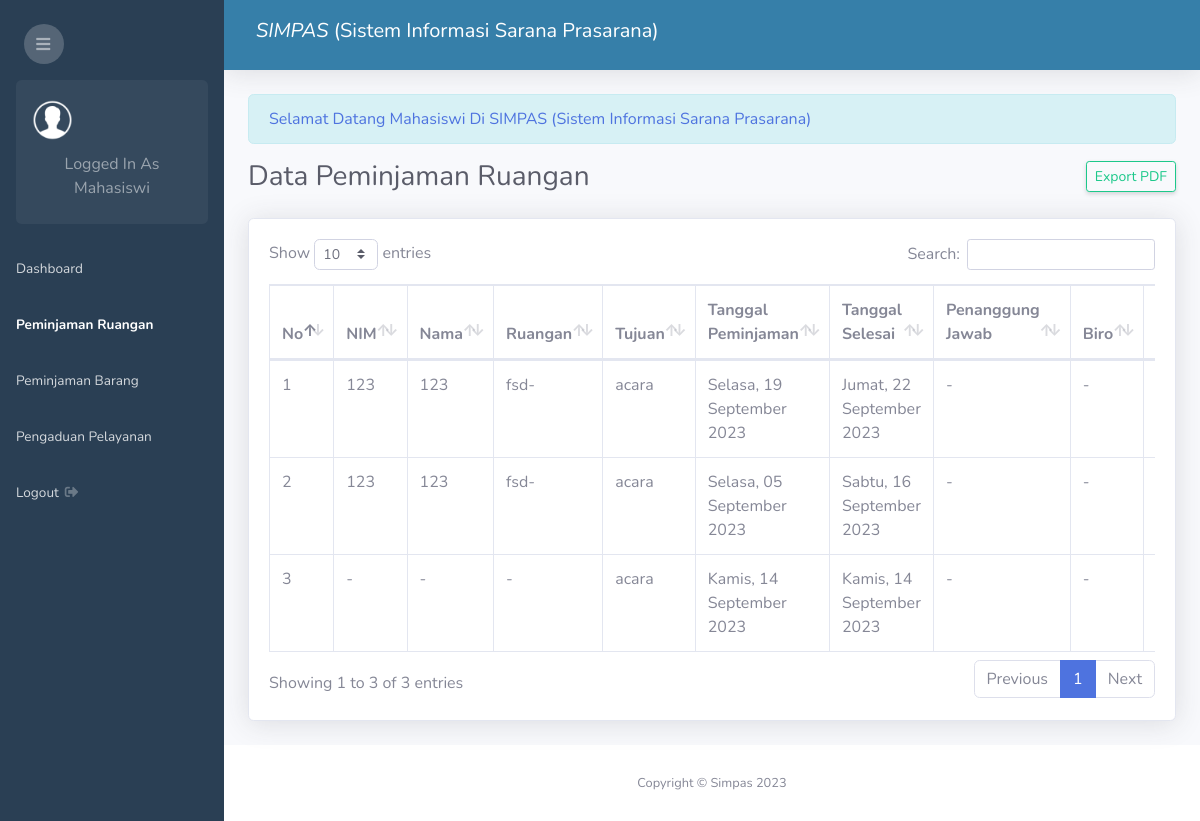
The page /admin.php?page=peminjaman-ruangan (signed in) on the database as committed earlier.
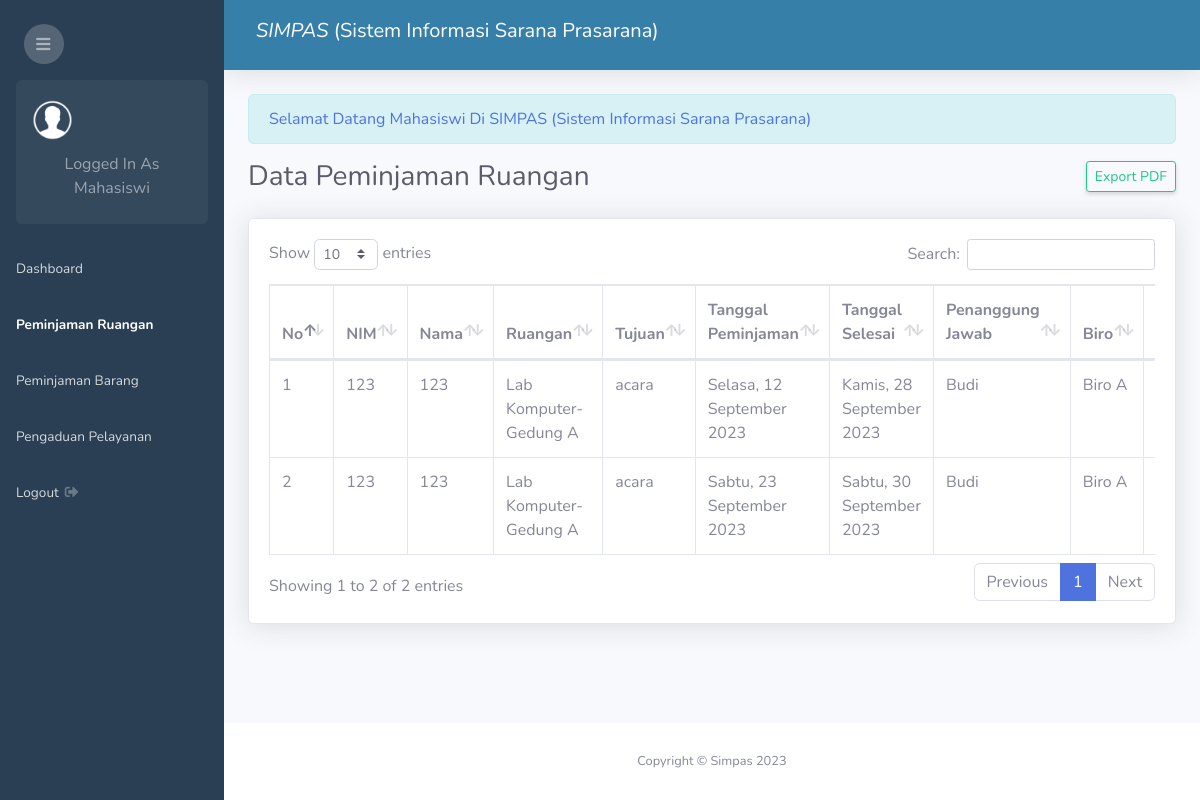
The same page on the database as committed later.
### tables this page shows
CREATE TABLE `peminjaman_ruangan` (
  `id_peminjaman_ruangan` int(11) NOT NULL,
  `mahasiswa_id` int(11) NOT NULL,
  `ruangan_id` int(11) NOT NULL,
  `tujuan` text NOT NULL,
  `tanggal_peminjaman` date NOT NULL,
  `tanggal_selesai` date NOT NULL,
  `status` enum('Approved','Disapproved','Pending','Returned') NOT NULL DEFAULT 'Pending',
  `created_at` timestamp NOT NULL DEFAULT current_timestamp(),
  `user_id` int(11) DEFAULT NULL,
  `dosen_id` int(11) NOT NULL,
  `biro_id` int(11) NOT NULL
);

CREATE TABLE `mahasiswa` (
  `id_mahasiswa` int(11) NOT NULL,
  `nama_mahasiswa` varchar(200) NOT NULL,
  `nim` varchar(50) NOT NULL,
  `semester` int(11) NOT NULL,
  `prodi` varchar(100) NOT NULL,
  `password` varchar(100) NOT NULL
);

CREATE TABLE `ruangan` (
  `id_ruangan` int(11) NOT NULL,
  `nama_ruangan` varchar(100) NOT NULL,
  `gedung_id` int(11) NOT NULL
);

CREATE TABLE `gedung` (
  `id_gedung` int(11) NOT NULL,
  `nama_gedung` varchar(100) NOT NULL
);

CREATE TABLE `dosen` (
  `id_dosen` int(11) NOT NULL,
  `nik` varchar(30) NOT NULL,
  `nama_dosen` varchar(200) NOT NULL
);

CREATE TABLE `biro` (
  `id_biro` int(11) NOT NULL,
  `nama_biro` varchar(100) NOT NULL
);

### date_formatter.php (called while the page is built, shortened)
<?php
function formatDateIndonesia2($timestamp) {
    $dateTime = new DateTime($timestamp);
    $formattedDate = $dateTime->format('l, d F Y');
    $dayTranslation = [
        'Monday'    => 'Senin',
        'Tuesday'   => 'Selasa',
        'Wednesday' => 'Rabu',
        'Thursday'  => 'Kamis',
        'Friday'    => 'Jumat',
        'Saturday'  => 'Sabtu',
        'Sunday'    => 'Minggu',
    ];
    $monthTranslation = [
        'January'   => 'Januari',
        'February'  => 'Februari',
        'March'     => 'Maret',
        'April'     => 'April',
        'May'       => 'Mei',
        'June'      => 'Juni',
        'July'      => 'Juli',
        'August'    => 'Agustus',
        'September' => 'September',
        'October'   => 'Oktober',
        'November'  => 'November',
        'December'  => 'Desember',
    ];
    foreach ($dayTranslation as $en => $id) {
        $formattedDate = str_replace($en, $id, $formattedDate);
    }
    foreach ($monthTranslation as $en => $id) {
        $formattedDate = str_replace($en, $id, $formattedDate);
    }
    return $formattedDate;
}
?>

### peminjaman_ruangan/index.php (the view, shortened to what this page needs)
<?php require 'date_formatter.php'; ?>
<div class="d-sm-flex align-items-center justify-content-between mb-4">
    <h1 class="h3 mb-0 text-gray-800">Data Peminjaman Ruangan</h1>
    <?php if($_SESSION['level'] == 'user') : ?>
        <a href="admin.php?page=tambah-peminjaman-ruangan" class="d-none d-sm-inline-block btn btn-sm btn-primary shadow-sm"> Tambah Data</a>
    <?php else: ?>
        <a href="peminjaman_ruangan/print_index.php" target="_blank" class="d-none d-sm-inline-block btn btn-sm btn-outline-success shadow-sm"> Export PDF</a>
    <?php endif ?>
</div>
<div class="card shadow mb-4">
    <div class="card-body">
        <div class="table-responsive">
            <?php if($_SESSION['level'] == 'user') { ?>
            <table class="table table-bordered" id="dataTable" width="100%" cellspacing="0">
                <thead>
                    <tr>
                        <th>No</th>
                        <th>Ruangan</th>
                        <th>Tujuan</th>
                        <th>Tanggal Peminjaman</th>
                        <th>Tanggal Selesai</th>
                        <th>Penanggung Jawab</th>
                        <th>Biro</th>
                        <th>Status</th>
                        <th>Aksi</th>
                    </tr>
                </thead>
                <tbody>
                <?php
                    $id_mahasiswa = $_SESSION['id'];
                    $no = 1;
                    $sql = mysqli_query($conn, "SELECT * FROM peminjaman_ruangan LEFT JOIN ruangan ON peminjaman_ruangan.ruangan_id = ruangan.id_ruangan LEFT JOIN gedung ON ruangan.gedung_id = gedung.id_gedung LEFT JOIN biro ON peminjaman_ruangan.biro_id = biro.id_biro LEFT JOIN dosen ON dosen.id_dosen = peminjaman_ruangan.dosen_id WHERE mahasiswa_id = '$id_mahasiswa' ORDER BY id_peminjaman_ruangan DESC");
                    while($row = mysqli_fetch_assoc($sql)){
                ?>
                <tr>
                    <td><?php echo $no++ ?></td>
                    <td><?php echo $row['nama_ruangan'] == '' ? '-' : $row['nama_ruangan'] .'-'. $row['nama_gedung']; ?></td>
                    <td><?php echo $row['tujuan'] == '' ? '-' : $row['tujuan']; ?></td>
                    <td><?php echo formatDateIndonesia2($row['tanggal_peminjaman']) ?></td>
                    <td><?php echo formatDateIndonesia2($row['tanggal_selesai']) ?></td>
                    <td><?php echo $row['nama_dosen'] == '' ? '-' : $row['nama_dosen']; ?></td>
                    <td><?php echo $row['nama_biro'] == '' ? '-' : $row['nama_biro']; ?></td>
                    <td>
                        <?php if($row['status'] == "Pending"){ ?>
                            <span class="badge badge-warning"><?php echo $row['status'] ?></span>
                        <?php } elseif($row['status'] == "Disapproved") { ?>
                            <span class="badge badge-danger"><?php echo $row['status'] ?></span>
                        <?php } elseif($row['status'] == 'Approved') { ?>
                            <span class="badge badge-success"><?php echo $row['status'] ?></span>
                        <?php }else{ ?>
                            <span class="badge badge-primary"><?php echo $row['status'] ?></span>
                        <?php } ?>
                    </td>
                    <td>
                        <a class="btn btn-sm btn-primary" href="admin.php?page=view-peminjaman-ruangan&id=<?php echo $row['id_peminjaman_ruangan'] ?>">View</a>
                        <a class="btn btn-sm btn-outline-success" target="_blank" href="peminjaman_ruangan/print_view.php?id=<?php echo $row['id_peminjaman_ruangan'] ?>">Print</a>
                    </td>
                </tr>
                <?php } ?>
                </tbody>
            </table>
            <?php }else{ ?>
                <table class="table table-bordered" id="dataTable" width="100%" cellspacing="0">
                <thead>
                    <tr>
                        <th>No</th>
                        <th>NIM</th>
                        <th>Nama</th>
                        <th>Ruangan</th>
                        <th>Tujuan</th>
                        <th>Tanggal Peminjaman</th>
                        <th>Tanggal Selesai</th>
                        <th>Penanggung Jawab</th>
                        <th>Biro</th>
                        <th>Status</th>
                    </tr>
                </thead>
                <tbody>
                <?php
                    $no = 1;
                    $sql = mysqli_query($conn, "SELECT * FROM peminjaman_ruangan LEFT JOIN ruangan ON peminjaman_ruangan.ruangan_id = ruangan.id_ruangan LEFT JOIN mahasiswa ON peminjaman_ruangan.mahasiswa_id = mahasiswa.id_mahasiswa LEFT JOIN gedung ON ruangan.gedung_id = gedung.id_gedung LEFT JOIN biro ON peminjaman_ruangan.biro_id = biro.id_biro LEFT JOIN dosen ON dosen.id_dosen = peminjaman_ruangan.dosen_id ORDER BY peminjaman_ruangan.id_peminjaman_ruangan DESC");
                    while($row = mysqli_fetch_assoc($sql)){
                ?>
                <tr>
                    <td><?php echo $no++ ?></td>
                    <td><?php echo $row['nim'] == '' ? '-' : $row['nim']; ?></td>
                    <td><?php echo $row['nama_mahasiswa'] == '' ? '-' : $row['nama_mahasiswa']; ?></td>
                    <td><?php echo $row['nama_ruangan'] == '' ? '-' : $row['nama_ruangan'] .'-'. $row['nama_gedung'];?></td>
                    <td><?php echo $row['tujuan'] == '' ? '-' : $row['tujuan'];?></td>
                    <td><?php echo formatDateIndonesia2($row['tanggal_peminjaman']) ?></td>
                    <td><?php echo formatDateIndonesia2($row['tanggal_selesai']) ?></td>
                    <td><?php echo $row['nama_dosen'] == '' ? '-' : $row['nama_dosen']; ?></td>
                    <td><?php echo $row['nama_biro'] == '' ? '-' : $row['nama_biro']; ?></td>
                    <td>
                    </td>
                </tr>
                <?php } ?>
                </tbody>
            </table>
            <?php } ?>
        </div>
    </div>
</div>

### admin.php (shortened to what this page needs)
<!DOCTYPE html>
<html lang="en">
<head>
    <link href="assets/vendor/fontawesome-free/css/all.min.css" rel="stylesheet" type="text/css">
    <link href="assets/css/sb-admin-2.min.css" rel="stylesheet">
    <link href="assets/vendor/datatables/dataTables.bootstrap4.min.css" rel="stylesheet">
</head>
<body id="page-top">
    <div id="wrapper">
        <?php include 'sidebar.php' ?>
        <div id="content-wrapper" class="d-flex flex-column">
            <div id="content">
                <?php include 'header.php' ?>
                <div class="container-fluid">
                    <div class="row">
                        <div class="col-lg-12">
                        <?php if (isset($_SESSION['level'])) { ?>
                            <div class="alert alert-info text-capitalize text-primary" role="alert">
                                Selamat Datang <?php echo $_SESSION['level'] ?> di SIMPAS (Sistem Informasi Sarana Prasarana)
                            </div>
                        <?php } ?>
                        </div>
                    </div>
                    <?php
                        if (isset($_GET['page'])) {
                            $page = $_GET['page'];
                            switch ($page) {
                                case 'peminjaman-ruangan':
                                    include 'peminjaman_ruangan/index.php';
                                    break;
                            }
                        } else {
                            include 'dashboard.php';
                        }
                    ?>
                </div>
            </div>
            <footer class="sticky-footer bg-white">
                <div class="container my-auto">
                    <div class="copyright text-center my-auto">
                        <span>Copyright &copy; Simpas <?php echo date('Y') ?></span>
                    </div>
                </div>
            </footer>
        </div>
    </div>
</body>
</html>

### sidebar.php (shortened to what this page needs)
<?php
    $currentPage = isset($_GET['page']) ? $_GET['page'] : 'dashboard';
?>
<ul class="navbar-nav bg-gradient-primary sidebar sidebar-dark accordion" id="accordionSidebar">
    <div class="text-left d-none d-md-inline mt-4 ml-4">
        <button class="rounded-circle border-0" id="sidebarToggle"></button>
    </div>
    <div class="sidebar-card d-none d-lg-flex">
        <div class="flex">
            <img class="sidebar-card-illustration mb-2" src="assets/img/pp.png">
            <p class="text-center mb-2 text-capitalize">
                Logged in as <?php echo $_SESSION['level'] ?>
            </p>
        </div>
    </div>
    <li class="nav-item <?php echo $currentPage === 'dashboard' ? 'active' : '' ?>">
        <a class="nav-link" href="admin.php">
            <span>Dashboard</span>
        </a>
    </li>
    <li class="nav-item <?php echo $currentPage === 'peminjaman-ruangan' ? 'active' : '' ?>">
        <a class="nav-link" href="admin.php?page=peminjaman-ruangan">
            <span>Peminjaman Ruangan</span>
        </a>
    </li>
    <li class="nav-item <?php echo $currentPage === 'peminjaman-barang' ? 'active' : '' ?>">
        <a class="nav-link" href="admin.php?page=peminjaman-barang">
            <span>Peminjaman Barang</span>
        </a>
    </li>
    <li class="nav-item <?php echo $currentPage === 'pengaduan' ? 'active' : '' ?>">
        <a class="nav-link" href="admin.php?page=pengaduan">
            <span>Pengaduan Pelayanan</span>
        </a>
    </li>
    <li class="nav-item">
        <a class="nav-link" href="#" data-toggle="modal" data-target="#logoutModal">
            <span>Logout</span>
            <i class="fas fa-fw fa-sign-out-alt"></i>
        </a>
    </li>
</ul>

### header.php (shortened to what this page needs)
<nav class="navbar navbar-expand navbar-light topbar mb-4 static-top shadow">
<form
    class="d-none d-sm-inline-block form-inline mr-auto ml-md-3 my-2 my-md-0 mw-100 ">
    <div class="input-group">
        <h5><i>SIMPAS</i> (Sistem Informasi Sarana Prasarana)</h5>
    </div>
</form>
</nav>

Rows that differ between the two databases and show on the page:
removed peminjaman_ruangan: mahasiswa.nim "123", mahasiswa.nama_mahasiswa "123", ruangan.nama_ruangan "fsd", tujuan "acara", tanggal_peminjaman "Selasa, 19 September 2023", tanggal_selesai "Jumat, 22 September 2023"
removed peminjaman_ruangan: mahasiswa.nim "123", mahasiswa.nama_mahasiswa "123", ruangan.nama_ruangan "fsd", tujuan "acara", tanggal_peminjaman "Selasa, 05 September 2023", tanggal_selesai "Sabtu, 16 September 2023"
removed peminjaman_ruangan: tujuan "acara", tanggal_peminjaman "Kamis, 14 September 2023", tanggal_selesai "Kamis, 14 September 2023"
added peminjaman_ruangan: mahasiswa.nim "123", mahasiswa.nama_mahasiswa "123", ruangan.nama_ruangan "Lab Komputer", gedung.nama_gedung "Gedung A", tujuan "acara", tanggal_peminjaman "Selasa, 12 September 2023", tanggal_selesai "Kamis, 28 September 2023", dosen.nama_dosen "Budi", biro.nama_biro "Biro A"
added peminjaman_ruangan: mahasiswa.nim "123", mahasiswa.nama_mahasiswa "123", ruangan.nama_ruangan "Lab Komputer", gedung.nama_gedung "Gedung A", tujuan "acara", tanggal_peminjaman "Sabtu, 23 September 2023", tanggal_selesai "Sabtu, 30 September 2023", dosen.nama_dosen "Budi", biro.nama_biro "Biro A"
Other text that changed with them:
text written by a page script: "Show entries Search: Showing 1 to 3 of 3 entries Previous 1 Next" → "Show entries Search: Showing 1 to 2 of 2 entries Previous 1 Next"
